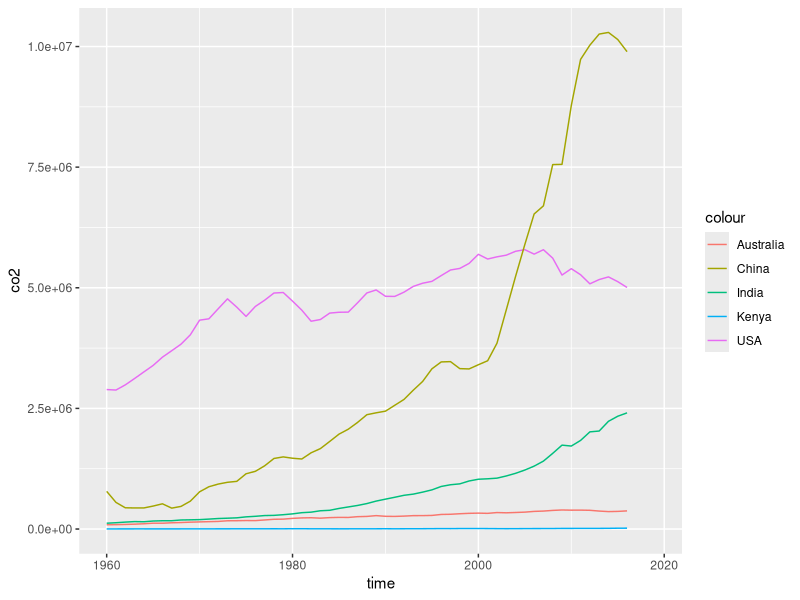
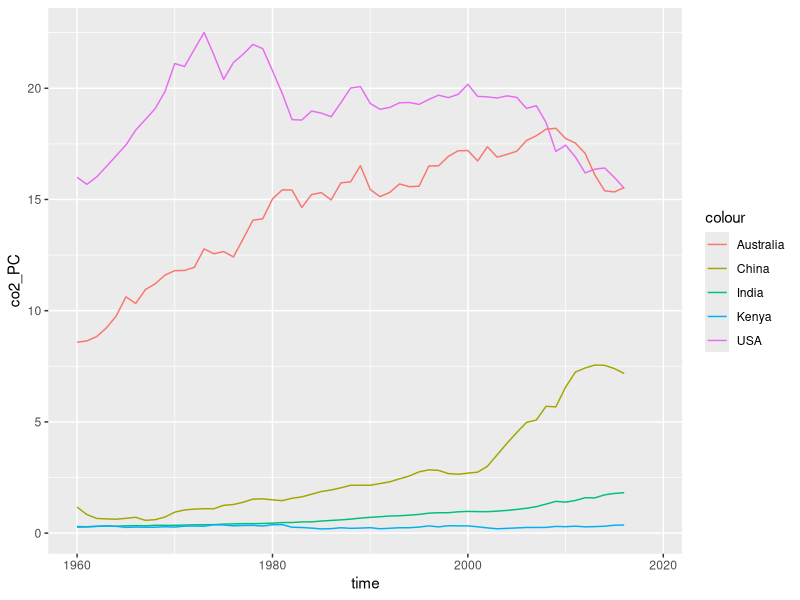
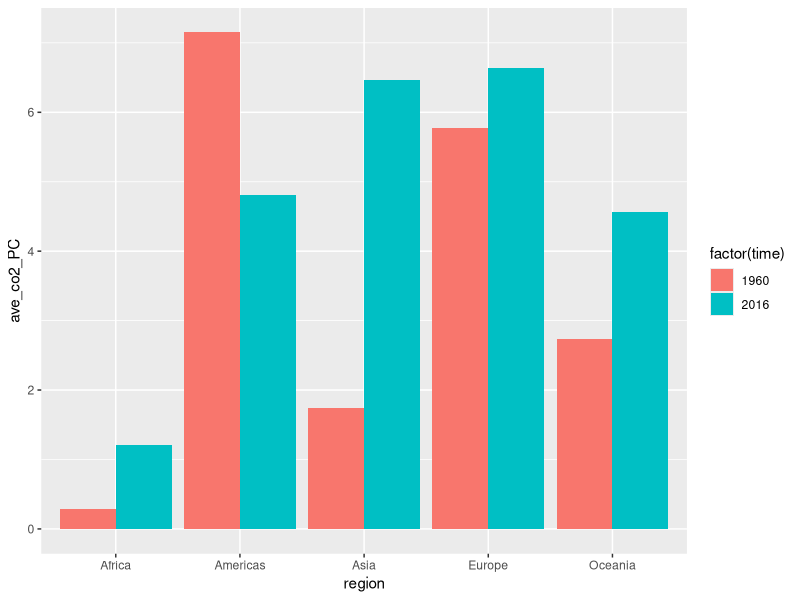
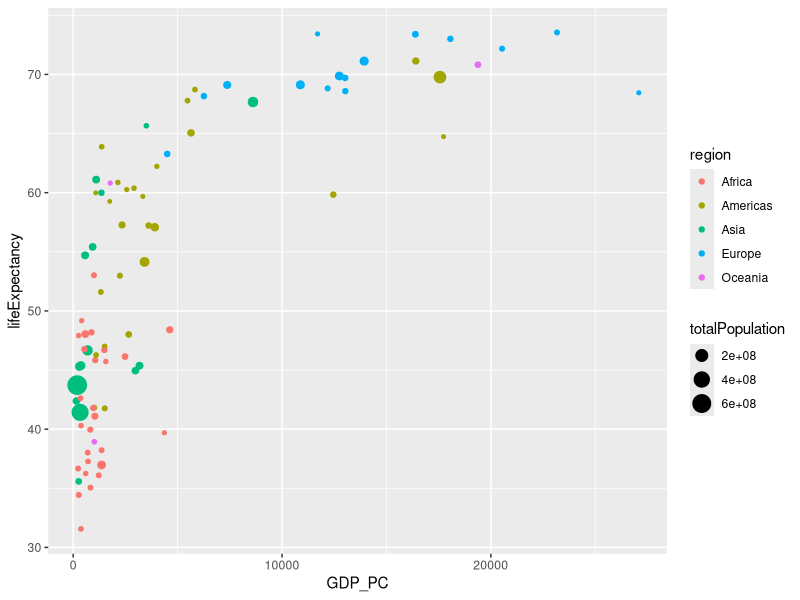
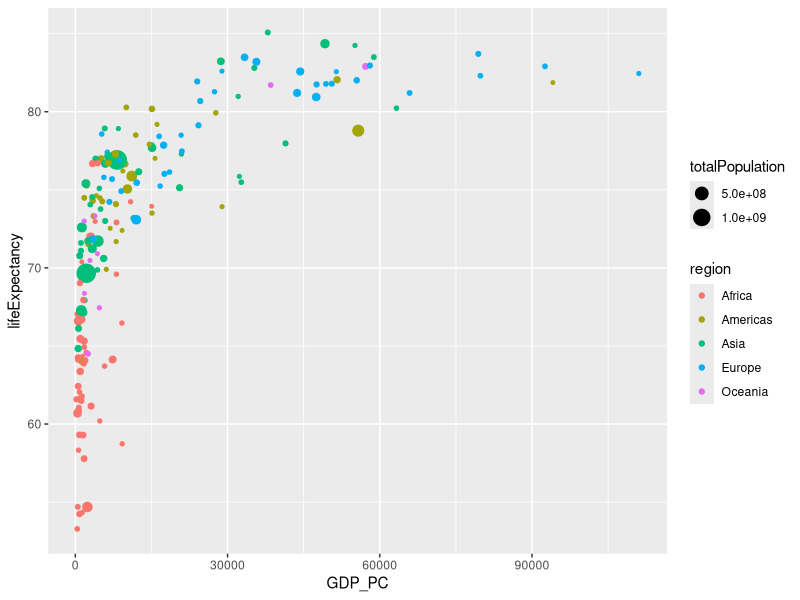
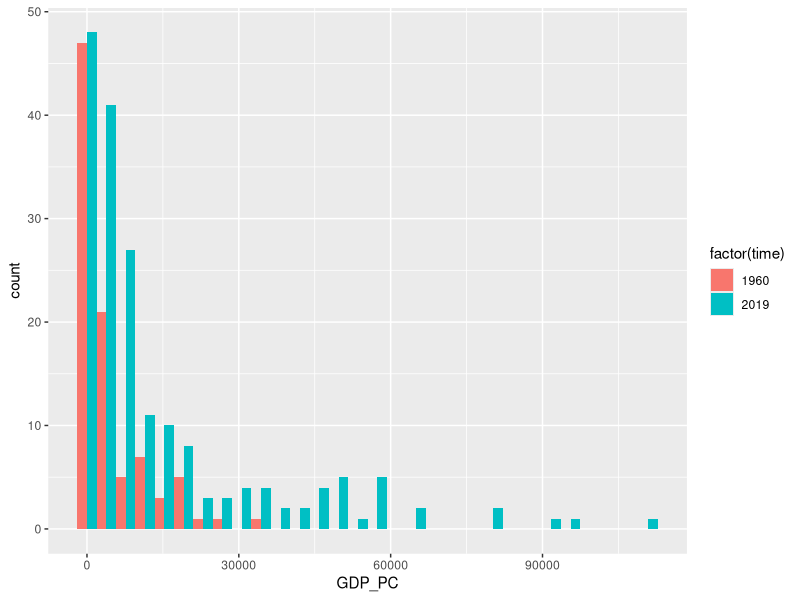

These figures' R source, in order:
## ---- chunk 1
library(tidyverse)
library(ggplot2)
## ---- chunk 2
gapminder <- read_delim("gapminder.csv")
gapminder

nrow(gapminder)
ncol(gapminder)
## ---- chunk 3
 gapminder %>% 
  sample_n(5)
## ---- chunk 4
n_distinct(gapminder$name, na.rm = TRUE)
n_distinct(gapminder$iso3, na.rm = TRUE)
n_distinct(gapminder$iso2, na.rm = TRUE)
## ---- chunk 5
gapminder %>% 
  filter(is.na(iso2)) %>% 
  group_by(name) %>% 
  distinct(iso2)

gapminder %>% 
  filter(is.na(name)) %>% 
  group_by(name) %>% 
  distinct(iso3)
## ---- chunk 6
gapminder %>% 
  summarize(min(time, na.rm = TRUE),
            max(time, na.rm = TRUE))
## ---- chunk 7
gapminder %>% 
  group_by(time) %>% 
  summarize(na_co2 = sum(is.na(co2)), 
            na_co2_PC = sum(is.na(co2_PC))) %>% 
  arrange(desc(na_co2), na_co2_PC)
## ---- chunk 8

US <- gapminder %>% filter(name == "United States of America")
China <- gapminder %>% filter(name == "China")
India <- gapminder %>% filter(name == "India")
Australia <- gapminder %>%  filter(name == "Australia")
Kenya <- gapminder %>%  filter(name == "Kenya")


ggplot(data = gapminder) + 
  geom_line(data = US, aes(x = time, y = co2, color = "USA")) +
  geom_line(data = China, aes(x = time, y = co2, color = "China")) +
  geom_line(data = India, aes(x = time, y = co2, color = "India")) +
  geom_line(data = Australia, aes(x = time, y = co2, color = "Australia")) +
  geom_line(data = Kenya, aes(x = time, y = co2, color = "Kenya")) 
## ---- chunk 9

ggplot(data = gapminder) + 
  geom_line(data = US, aes(x = time, y = co2_PC, color = "USA")) +
  geom_line(data = China, aes(x = time, y = co2_PC, color = "China")) +
  geom_line(data = India, aes(x = time, y = co2_PC, color = "India")) +
  geom_line(data = Australia, aes(x = time, y = co2_PC, color = "Australia")) +
  geom_line(data = Kenya, aes(x = time, y = co2_PC, color = "Kenya")) 
## ---- chunk 10
gapminder %>% 
  filter(!is.na(region), time == "2016") %>% 
  group_by(region) %>% 
  summarize(ave_co2_PC = mean(co2_PC, na.rm = TRUE))
## ---- chunk 11
gapminder %>% 
  filter(!is.na(region), time == "1960" | time == "2016") %>% 
  group_by(region, time) %>% 
  summarize(ave_co2_PC = mean(co2_PC, na.rm = TRUE)) %>% 
  ggplot(aes(region, ave_co2_PC, fill = factor(time))) +
  geom_bar(stat = "identity", position = position_dodge())
## ---- chunk 12
  
gapminder %>%
  filter(!is.na(co2_PC), time == "2016", !is.na(name), !is.na(region)) %>%
  group_by(region, name) %>%
  arrange(region, co2_PC) %>%
  group_by(region) %>%
  filter(rank(co2_PC) <= 3 | rank(desc(co2_PC)) <= 3) %>% 
  select(region, name, co2_PC)
## ---- chunk 13
GDP_PC_lifeExpectancy_1960 <- gapminder %>% 
  filter(!is.na(GDP_PC), !is.na(lifeExpectancy), time =="1960", !is.na(region)) %>% 
  ggplot(aes(x = GDP_PC, y = lifeExpectancy)) +
  geom_point(aes(size = totalPopulation, color = region))
GDP_PC_lifeExpectancy_1960
## ---- chunk 14
GDP_PC_lifeExpectancy_2019 <- gapminder %>% 
  filter(!is.na(GDP_PC), !is.na(lifeExpectancy), time =="2019", !is.na(region)) %>% 
  ggplot(aes(x = GDP_PC, y = lifeExpectancy)) +
  geom_point(aes(size = totalPopulation, color = region))
GDP_PC_lifeExpectancy_2019
## ---- chunk 15
gapminder %>% 
  filter(!is.na(region), !is.na(lifeExpectancy)) %>%
  filter(time == "1960" | time == "2019") %>% 
  group_by(region, time) %>%
  summarize(ave_lifeExpectancy = mean(lifeExpectancy))
## ---- chunk 16
gapminder %>% 
  filter(!is.na(region), !is.na(lifeExpectancy)) %>%
  filter(time == "1960" | time == "2019") %>% 
  group_by(region, time) %>%
  summarize(ave_lifeExpectancy = mean(lifeExpectancy)) %>% 
  mutate(growth_in_lE = ave_lifeExpectancy-lag(ave_lifeExpectancy)) %>%
  arrange(-growth_in_lE)

## ---- chunk 17
gapminder %>% 
  filter(!is.na(GDP_PC), time == "1960" | time == "2019") %>% 
  ggplot(aes(x = GDP_PC, fill = factor(time)))+
  geom_histogram(position = position_dodge())
## ---- chunk 18
gapminder %>% 
  filter(!is.na(lifeExpectancy), !is.na(name)) %>%
  filter(time == "1960" | time == "2019") %>%
  group_by(time) %>% 
  mutate(rank = rank(desc(lifeExpectancy))) %>% 
  filter(name == "United States of America") %>% 
  reframe(name, time, rank)
## ---- chunk 19
gapminder %>% 
  filter(!is.na(lifeExpectancy), !is.na(name)) %>%
  filter(time == "1960" | time == "2019") %>%
  group_by(time) %>% 
  mutate(rank = rank(desc(lifeExpectancy))) %>%
  mutate(countries_by_year = n_distinct(name)) %>% 
  mutate(rank_ratio = rank/countries_by_year) %>% 
  reframe(name, time, rank_ratio) %>% 
  filter(name == "United States of America")
